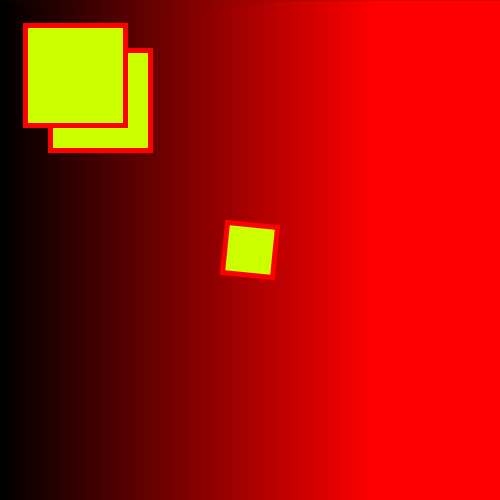
Frame 1 (no input)
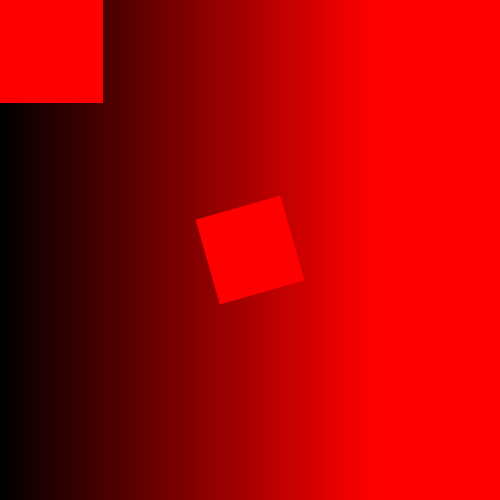
Frame 60 (the mouse pressed at the canvas centre just before this capture)
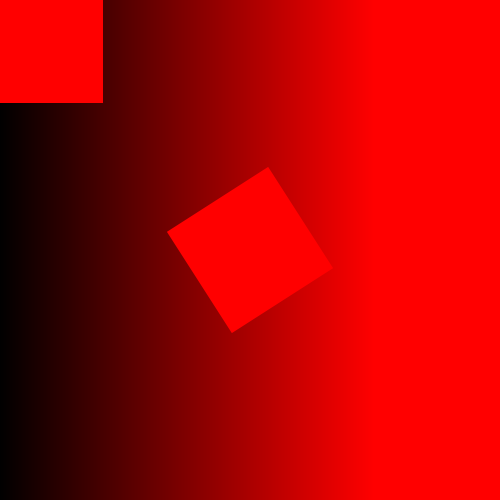
Frame 120 (the mouse held since frame 60 and released just before this capture)

The Processing sketch that drew these frames (run headless with seeded random() and noise(); from frame 60 on, the mouse is pressed at the canvas centre):

// Processing sketch: processing_112668
// ── processing_112668.pde

float angle = 0;
float s = 1;
float scaleSpeed = 0.01;
float counter = 0.0;
float thickness = 2;
float offset = 10;
float hue = 0.0; 


void setup()
{
  size (500, 500);
  background (25);
  colorMode(HSB, 50, 25, 75);

  
}

void draw()
{
    angle += 0.1;
  s += scaleSpeed;
  counter += 1 / 60.0;
  
  if (counter < 5)
  {
    drawGradient();
  }
 
  if (s > 3 || s < 0)
  {
    scaleSpeed = -scaleSpeed;
  }
   
  strokeWeight(5);
  drawRect();

   //rotate(radians(45));
  float degrees = radians(45);
  rectMode(CENTER);
  
  pushMatrix();
  translate(width/2, height/2);
  rotate(angle);
  scale(s);
  rect(0, 0, 50, 50);
 popMatrix();

}
   void drawGradient()
{
  for (int x = 0; x < width; x += 1)
  {
    float percentage = x / (float)width;
    stroke(50, 100, 100 * percentage);
    line(x, 0, x, height);
  }

  }
 
float rectX = 10.0;
 
void drawRect()
{
  rectX += 1;
   
  if (rectX > width)
  {
    rectX = 5;
  }
   
  hue += offset;
  if (hue >= 360)
  {
     offset = -offset;
     hue = 360;
  }
  else if (hue < 0)
  {
    offset = -offset;
    hue = 0; 
  }
  fill(hue, 100, 100);
   
  float angle = rectX * 4;
  float rectY = (height / 2) + cos(radians(angle)) * (height /2 );
  rect(50, 50, 100, 100);
  rect(25, 25, 100, 100);
  
  

}



  
